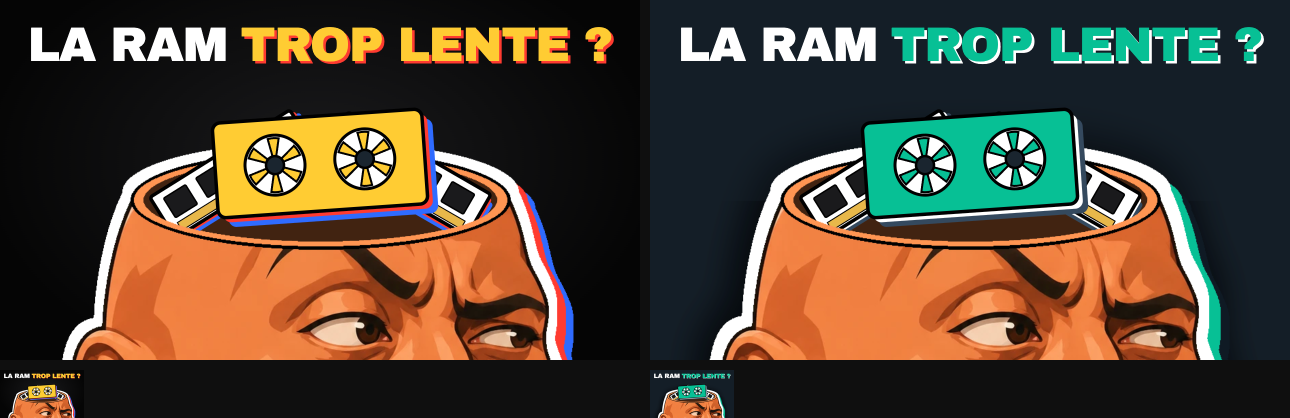
#> input picture ressources/miniatures/images/prototype-severance.png, 2580 x 835 px, given in place of images, which was not available (shown at 1/2 size)
$ python apercu_miniature.py ../../../../miniatures/images
#> lines starting #> are read from the running program, lines starting #| are printed output that depends on the picture
#!/usr/bin/env python3
"""Aperçu d'une ou plusieurs miniatures YouTube telles que le spectateur les voit.

Produit, dans le dossier de sortie :
  - planche_<nom>.png   : grille des tiers + zone de la durée, rendus aux tailles
                          réelles (fil mobile, suggestions), niveaux de gris,
                          version floutée (test du plissement d'yeux), palette dominante
  - accueil_clair.png / accueil_sombre.png : simulation de page d'accueil, la ou les
                          miniatures au milieu de miniatures voisines (--contexte)
  - comparaison.png     : versions côte à côte aux petites tailles (si plusieurs images)
  - metriques.json      : mesures brutes (résolution, poids, contraste, couleurs...)
et affiche un résumé avec des alertes.

Les métriques sont des indices pour orienter le regard, pas un verdict.

Usage :
  python apercu_miniature.py mini.jpg --titre "Mon titre" --sortie apercu/
  python apercu_miniature.py v1.png v2.png --titre "Titre A" "Titre B"
  python apercu_miniature.py mini.jpg --contexte concurrent1.jpg concurrent2.jpg
  python apercu_miniature.py mini.jpg --chaine "Ma chaîne"

Dépendance : Pillow (pip install pillow).
"""

import argparse
import json
import math
import os
import sys

try:
    from PIL import Image, ImageDraw, ImageFilter, ImageFont, ImageOps, ImageStat
except ImportError:
    sys.exit("Pillow est requis : pip install pillow")

RATIO_CIBLE = 16 / 9
TAILLE_TRAVAIL = (1280, 720)
TAILLES_REELLES = [
    ("Fil mobile (~360 px)", 360),
    ("Accueil ordinateur (~300 px)", 300),
    ("Suggestions (~168 px)", 168),
]
# Zone approximative du badge de durée (bas droite), en fraction de l'image
ZONE_DUREE = (0.86, 0.86, 0.985, 0.975)

FOND_CLAIR = (255, 255, 255)
FOND_SOMBRE = (15, 15, 15)
TEXTE_CLAIR = (15, 15, 15)
TEXTE_SOMBRE = (241, 241, 241)
TEXTE_SECONDAIRE_CLAIR = (96, 96, 96)
TEXTE_SECONDAIRE_SOMBRE = (170, 170, 170)


# ---------------------------------------------------------------- utilitaires

def police(taille, gras=False):
    candidats = (
        ["DejaVuSans-Bold.ttf", "Arial Bold.ttf", "arialbd.ttf", "LiberationSans-Bold.ttf"]
        if gras
        else ["DejaVuSans.ttf", "Arial.ttf", "arial.ttf", "LiberationSans-Regular.ttf"]
    )
    dossiers = [
        "",
        "/usr/share/fonts/truetype/dejavu/",
        "/usr/share/fonts/truetype/liberation/",
        "/Library/Fonts/",
        "/System/Library/Fonts/Supplemental/",
        "C:/Windows/Fonts/",
    ]
    for nom in candidats:
        for dossier in dossiers:
            try:
                return ImageFont.truetype(dossier + nom, taille)
            except OSError:
                continue
    try:
        return ImageFont.load_default(size=taille)
    except TypeError:
        return ImageFont.load_default()


def charger(chemin):
#> called with chemin = '../../../../miniatures/images'
    img = Image.open(chemin)
#> img is the input picture: PIL image 2580x835 RGB; mean R, G, B 82.1, 67.6, 51
    img = ImageOps.exif_transpose(img)
    if img.mode in ("RGBA", "LA", "P"):
        img = img.convert("RGBA")
        fond = Image.new("RGB", img.size, (128, 128, 128))
        fond.paste(img, mask=img.split()[-1])
        return fond
    return img.convert("RGB")


def en_16_9(img, taille):
    """Recadre au centre en 16:9 (comme le ferait l'affichage) puis redimensionne."""
    return ImageOps.fit(img, taille, Image.LANCZOS, centering=(0.5, 0.5))


def couper_texte(draw, texte, fnt, largeur_max, lignes_max=2):
    mots = texte.split()
    lignes, courante = [], ""
    for mot in mots:
        essai = (courante + " " + mot).strip()
        if draw.textlength(essai, font=fnt) <= largeur_max:
            courante = essai
        else:
            if courante:
                lignes.append(courante)
            courante = mot
        if len(lignes) == lignes_max:
            break
    if courante and len(lignes) < lignes_max:
        lignes.append(courante)
    utilises = " ".join(lignes).split()
    if len(utilises) < len(mots) and lignes:
        dernier = lignes[-1]
        while dernier and draw.textlength(dernier + "…", font=fnt) > largeur_max:
            dernier = dernier[:-1]
        lignes[-1] = dernier.rstrip() + "…"
    return lignes


def pixels(img):
    if hasattr(img, "get_flattened_data"):
        return list(img.get_flattened_data())
    return list(img.getdata())


# ---------------------------------------------------------------- mesures

def palette_dominante(img, n=6):
    petite = img.copy()
    petite.thumbnail((240, 240))
    quant = petite.quantize(colors=10, method=Image.Quantize.FASTOCTREE)
    pal = quant.getpalette()
    comptes = sorted(quant.getcolors(), reverse=True)
    total = sum(c for c, _ in comptes)
    fusion = []  # fusionne les teintes quasi identiques
    for compte, idx in comptes:
        rgb = tuple(pal[idx * 3: idx * 3 + 3])
        for f in fusion:
            if sum((a - b) ** 2 for a, b in zip(f["rgb"], rgb)) ** 0.5 < 32:
                f["compte"] += compte
                break
        else:
            fusion.append({"rgb": rgb, "compte": compte})
    fusion.sort(key=lambda f: -f["compte"])
    return [
        {
            "hex": "#{:02X}{:02X}{:02X}".format(*f["rgb"]),
            "rgb": f["rgb"],
            "part": round(f["compte"] / total, 3),
        }
        for f in fusion[:n]
    ]


def familles_saturees(palette, part_min=0.03):
    """Nombre de familles de teintes vives (hors noirs, blancs, gris) dans la palette."""
    familles = set()
    for c in palette:
        r, g, b = [v / 255 for v in c["rgb"]]
        mx, mn = max(r, g, b), min(r, g, b)
        if c["part"] < part_min or mx < 0.35 or (mx - mn) / mx < 0.45:
            continue
        if mx == r:
            h = ((g - b) / (mx - mn)) % 6
        elif mx == g:
            h = (b - r) / (mx - mn) + 2
        else:
            h = (r - g) / (mx - mn) + 4
        familles.add(int(h * 60 // 40))  # tranches de 40° sur le cercle chromatique
    return len(familles)


def carte_contours(img):
    gris = en_16_9(img, (384, 216)).convert("L")
    return gris.filter(ImageFilter.FIND_EDGES).point(lambda v: 255 if v > 40 else 0)


def densite_zone_duree(bords):
    w, h = bords.size
    x0, y0, x1, y1 = ZONE_DUREE
    zone = bords.crop((int(x0 * w), int(y0 * h), int(x1 * w) - 1, int(y1 * h) - 1))
    return round(ImageStat.Stat(zone).mean[0] / 255, 3)


def densite_details(img):
    """Densité de contours par case de la grille 3x3 (indice de zones chargées)."""
    bords = carte_contours(img)
    w, h = bords.size
    cases = []
    noms = [
        ["haut-gauche", "haut-centre", "haut-droite"],
        ["milieu-gauche", "centre", "milieu-droite"],
        ["bas-gauche", "bas-centre", "bas-droite"],
    ]
    for ligne in range(3):
        for col in range(3):
            boite = (col * w // 3 + 2, ligne * h // 3 + 2, (col + 1) * w // 3 - 2, (ligne + 1) * h // 3 - 2)
            moyenne = ImageStat.Stat(bords.crop(boite)).mean[0] / 255
            cases.append({"case": noms[ligne][col], "densite": round(moyenne, 3)})
    valeurs = [c["densite"] for c in cases]
    moyenne = sum(valeurs) / len(valeurs)
    ecart = math.sqrt(sum((v - moyenne) ** 2 for v in valeurs) / len(valeurs))
    return cases, round(moyenne, 3), round(ecart, 3)


def mesurer(chemin, img):
#> called with chemin = '../../../../miniatures/images'
    w, h = img.size
    gris = img.convert("L")
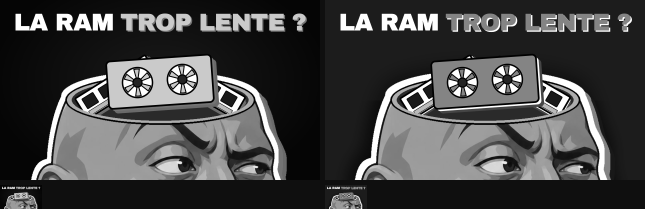
#> gris: PIL image 2580x835 L (shown at 1/4 size); min 0, max 255, mean 70
    stat = ImageStat.Stat(gris)
    hsv = img.convert("HSV")
#> hsv: PIL image 2580x835 HSV; mean H, S, V 62.7, 95.2, 95.1
    sat = ImageStat.Stat(hsv.split()[1]).mean[0] / 255
#> sat = 0.373

    # Bande de 4 % sur le pourtour : c'est elle qui touche l'interface de YouTube
    bord = 0.04
    bandes = [
        img.crop((0, 0, w, int(h * bord))),
        img.crop((0, int(h * (1 - bord)), w, h)),
        img.crop((0, 0, int(w * bord), h)),
        img.crop((int(w * (1 - bord)), 0, w, h)),
    ]
    moyennes_bords = [ImageStat.Stat(b).mean for b in bandes]
#> moyennes_bords = [[14.15, 19.11, 23.73], [32.3, 24.3, 20.02], [23.24, 19.52, 16.33], [20.8, 32.68, 39.32]]
    couleur_bords = tuple(int(sum(m[i] for m in moyennes_bords) / 4) for i in range(3))
#> couleur_bords = (22, 23, 24)
    pix_bords = [p for b in bandes for p in pixels(b.resize((max(1, b.width // 4), max(1, b.height // 4))))]
#> pix_bords = 20928 items
    bords_blancs = sum(1 for p in pix_bords if min(p) > 225) / len(pix_bords)
#> bords_blancs = 0.00473
    bords_noirs = sum(1 for p in pix_bords if max(p) < 35) / len(pix_bords)
#> bords_noirs = 0.608

    hist = gris.histogram()
#> hist = 256 values, max 365471 at index 28, min 74 at index 222, mean 8415.2
    total = w * h
    tres_clair = sum(hist[235:]) / total
#> tres_clair = 0.057
    tres_sombre = sum(hist[:25]) / total
#> tres_sombre = 0.414

    cases, densite_moy, densite_ecart = densite_details(img)
#> in en_16_9, `return ImageOps.fit(img, taille, Image.LANCZOS, centering=(0.5, 0.5))`:
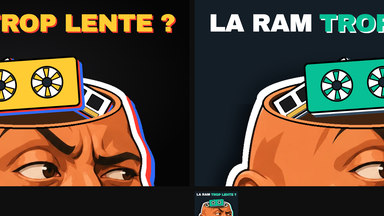
#> returned value: PIL image 384x216 RGB; mean R, G, B 86.3, 70, 51.2
#> in carte_contours, `gris = en_16_9(img, (384, 216)).convert("L")`:
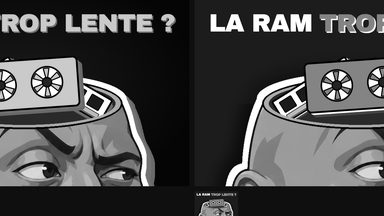
#> gris: PIL image 384x216 L; min 0, max 255, mean 72.7
#> in carte_contours, `return gris.filter(ImageFilter.FIND_EDGES).point(lambda v: 255 if v > ..`:
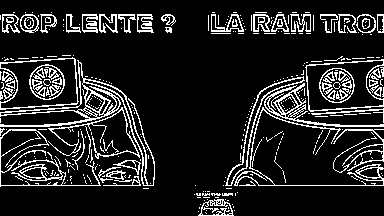
#> returned value: PIL image 384x216 L; 13.8% white in thin lines or dots
#> after the loop in densite_details, `for ligne in range(3):`: cases = 9 items
#> in densite_details, `valeurs = [c["densite"] for c in cases]`: valeurs = [0.14, 0.073, 0.133, 0.27, 0.032, 0.26, 0.142, 0.115, 0.074]
#> in densite_details, `moyenne = sum(valeurs) / len(valeurs)`: moyenne = 0.138
#> in densite_details, `ecart = math.sqrt(sum((v - moyenne) ** 2 for v in valeurs) / len(valeu..`: ecart = 0.0763
#> cases = 9 items; densite_moy = 0.138; densite_ecart = 0.076
    palette = palette_dominante(img)
#> in palette_dominante, `petite.thumbnail((240, 240))`:
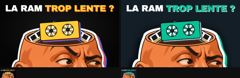
#> petite: PIL image 240x78 RGB; mean R, G, B 81.8, 67.4, 50.8
#> in palette_dominante, `pal = quant.getpalette()`: pal = 30 values, max 254 at index 18, min 9 at index 21, mean 122
#> (the rest of the program and of its run is left out)
